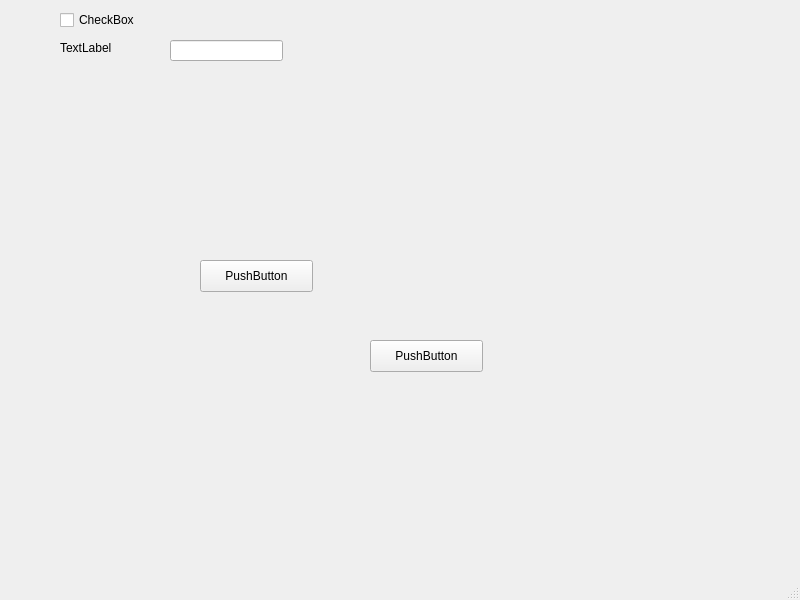
<?xml version="1.0" encoding="UTF-8"?>
<ui version="4.0">
 <class>MainWindow</class>
 <widget class="QMainWindow" name="MainWindow">
  <property name="geometry">
   <rect>
    <x>0</x>
    <y>0</y>
    <width>800</width>
    <height>600</height>
   </rect>
  </property>
  <property name="windowTitle">
   <string>MainWindow</string>
  </property>
  <widget class="QWidget" name="centralwidget">
   <widget class="QPushButton" name="pushButton">
    <property name="geometry">
     <rect>
      <x>200</x>
      <y>260</y>
      <width>113</width>
      <height>32</height>
     </rect>
    </property>
    <property name="text">
     <string>PushButton</string>
    </property>
   </widget>
   <widget class="QPushButton" name="pushButton_2">
    <property name="geometry">
     <rect>
      <x>370</x>
      <y>340</y>
      <width>113</width>
      <height>32</height>
     </rect>
    </property>
    <property name="text">
     <string>PushButton</string>
    </property>
   </widget>
   <widget class="QLabel" name="label">
    <property name="geometry">
     <rect>
      <x>60</x>
      <y>40</y>
      <width>60</width>
      <height>16</height>
     </rect>
    </property>
    <property name="text">
     <string>TextLabel</string>
    </property>
   </widget>
   <widget class="QLineEdit" name="lineEdit">
    <property name="geometry">
     <rect>
      <x>170</x>
      <y>40</y>
      <width>113</width>
      <height>21</height>
     </rect>
    </property>
   </widget>
   <widget class="QCheckBox" name="checkBox">
    <property name="geometry">
     <rect>
      <x>60</x>
      <y>10</y>
      <width>87</width>
      <height>20</height>
     </rect>
    </property>
    <property name="text">
     <string>CheckBox</string>
    </property>
   </widget>
  </widget>
  <widget class="QMenuBar" name="menubar">
   <property name="geometry">
    <rect>
     <x>0</x>
     <y>0</y>
     <width>800</width>
     <height>22</height>
    </rect>
   </property>
  </widget>
  <widget class="QStatusBar" name="statusbar"/>
 </widget>
 <resources/>
 <connections>
  <connection>
   <sender>pushButton</sender>
   <signal>clicked()</signal>
   <receiver>MainWindow</receiver>
   <slot>close()</slot>
   <hints>
    <hint type="sourcelabel">
     <x>269</x>
     <y>292</y>
    </hint>
    <hint type="destinationlabel">
     <x>251</x>
     <y>423</y>
    </hint>
   </hints>
  </connection>
  <connection>
   <sender>pushButton_2</sender>
   <signal>clicked()</signal>
   <receiver>MainWindow</receiver>
   <slot>close()</slot>
   <hints>
    <hint type="sourcelabel">
     <x>426</x>
     <y>377</y>
    </hint>
    <hint type="destinationlabel">
     <x>399</x>
     <y>299</y>
    </hint>
   </hints>
  </connection>
  <connection>
   <sender>checkBox</sender>
   <signal>clicked(bool)</signal>
   <receiver>label</receiver>
   <slot>setVisible(bool)</slot>
   <hints>
    <hint type="sourcelabel">
     <x>133</x>
     <y>51</y>
    </hint>
    <hint type="destinationlabel">
     <x>99</x>
     <y>99</y>
    </hint>
   </hints>
  </connection>
  <connection>
   <sender>checkBox</sender>
   <signal>clicked(bool)</signal>
   <receiver>lineEdit</receiver>
   <slot>setEnabled(bool)</slot>
   <hints>
    <hint type="sourcelabel">
     <x>103</x>
     <y>41</y>
    </hint>
    <hint type="destinationlabel">
     <x>226</x>
     <y>72</y>
    </hint>
   </hints>
  </connection>
 </connections>
</ui>
